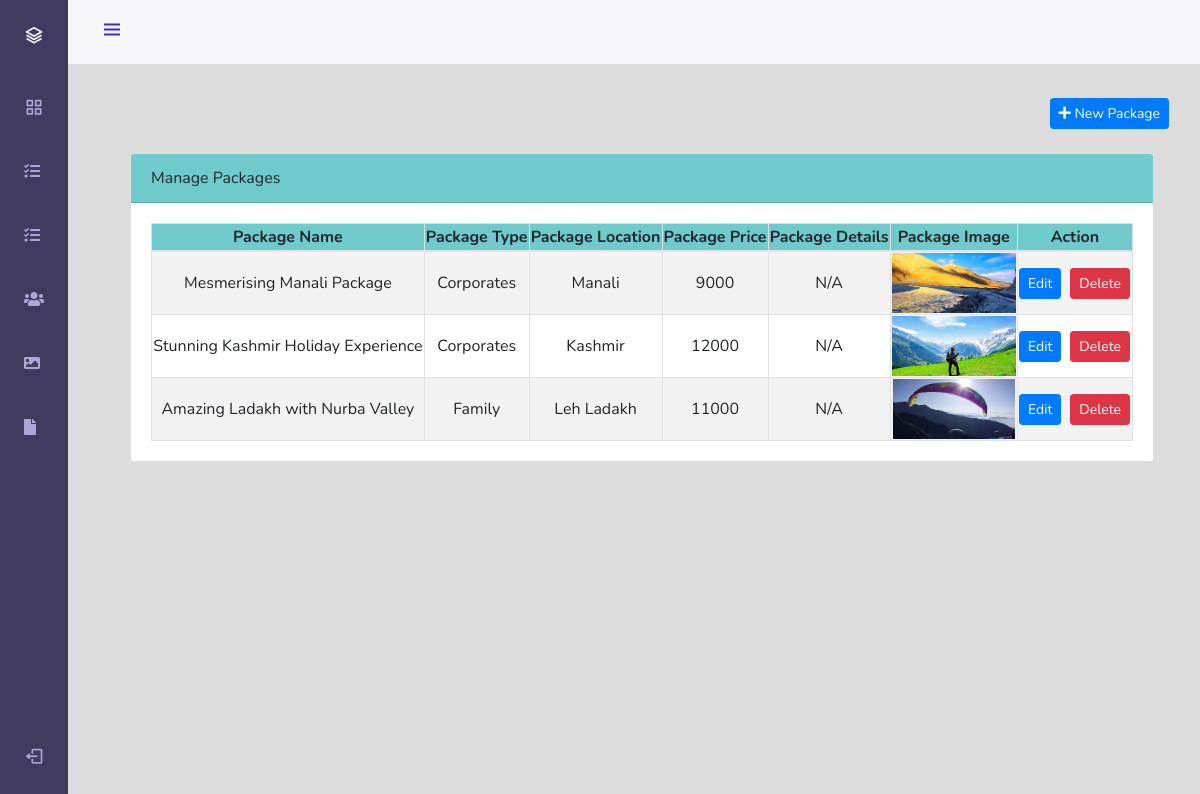
/tourism-management-system/admin/index.php?page=packageManage (signed in), run on the app's committed database.
### tables this page shows
CREATE TABLE `tbl_tourpackage` (
  `id` int(11) NOT NULL,
  `package_name` varchar(255) NOT NULL,
  `package_type` smallint(6) NOT NULL,
  `package_location` varchar(255) NOT NULL,
  `package_price` int(11) NOT NULL,
  `package_details` text NOT NULL,
  `package_image` varchar(255) NOT NULL,
  `created_at` timestamp NOT NULL DEFAULT current_timestamp() ON UPDATE current_timestamp()
);

CREATE TABLE `tbl_packagetype` (
  `id` int(11) NOT NULL,
  `package_type` varchar(255) NOT NULL,
  `created_at` timestamp NOT NULL DEFAULT current_timestamp() ON UPDATE current_timestamp()
);

### tourism-management-system/admin/packageManage.php (the view, shortened to what this page needs)
<div class="container-fluid" style="margin-top:98px">
	<div class="row">
        <div class="col-lg-12">
            <button class="btn btn-primary float-right btn-sm" data-toggle="modal" data-target="#newpackage"><i class="fa fa-plus"></i> New Package</button>
        </div>
	</div>
	    <br>
	<div class="col-lg-12">
        <div class="row">
        <div class="col-md-12">
        <div class="card">
            <div class="card-header" style="background-color: rgb(111 202 203);">
                            Manage Packages
                        </div>
			<div class="card-body">
				<table class="table-striped table-bordered col-md-12 text-center">
                    <thead style="background-color: rgb(111 202 203);">
                        <tr>
                            <th>Package Name</th>
                            <th>Package Type</th>
                            <th>Package Location</th>
                            <th>Package Price</th>
                            <th>Package Details</th>
                            <th>Package Image</th>
                            <th>Action</th>
                        </tr>
                    </thead>
                    <tbody>
                         <?php
                           $sql = "SELECT tbl_tourpackage.*, tbl_packagetype.package_type FROM tbl_tourpackage inner join tbl_packagetype on tbl_tourpackage.package_type=tbl_packagetype.id";
                            $result = mysqli_query($conn, $sql);
                            while($row=mysqli_fetch_assoc($result)) {
                                $id = $row['id'];
                                $package_name = $row['package_name'];
                                $package_type = $row['package_type'];
                                $package_location = $row['package_location'];
                                $package_price = $row['package_price'];
                                $package_details = $row['package_details'];
                                echo '<tr>
                                    <td>' .$package_name. '</td>
                                    <td>' .$package_type. '</td>
                                    <td>' .$package_location. '</td>
                                    <td>' .$package_price. '</td>
                                    <td>' .$package_details. '</td>
                                    <td><img src="uploads/'.$row['package_image'].'" height="60"></td>
                                    <td class="text-center">
                                        <div class="row mx-auto" style="width:112px">
                                            <button class="btn btn-sm btn-primary" data-toggle="modal" data-target="#editpackage'.$id. '" type="button">Edit</button>';
                                                echo '<form action="partials/_packageManage.php" method="POST">
                                                        <button name="removepackage" class="btn btn-sm btn-danger" style="margin-left:9px;">Delete</button>
                                                        <input type="hidden" name="Id" value="'.$id. '">
                                                    </form>';
                                    echo '</div>
                                    </td>
                                </tr>';
                            }
                        ?>
                    </tbody>
		        </table>
			</div>
		</div>
	</div>
</div>
</div>
</div>

### tourism-management-system/admin/index.php (shortened to what this page needs)
<?php
    if(isset($_SESSION['adminloggedin']) && $_SESSION['adminloggedin']==true){
        $adminloggedin= true;
    }
    else{
        $adminloggedin = false;
        $userId = 0;
    }
if($adminloggedin) {
?>
<!doctype html>
<html lang="en">
<head>
    <link rel="stylesheet" href="https://stackpath.bootstrapcdn.com/bootstrap/4.4.1/css/bootstrap.min.css">
    <link rel="stylesheet" href="https://use.fontawesome.com/releases/v5.8.2/css/all.css">
    <link href='https://cdn.jsdelivr.net/npm/boxicons@2.0.5/css/boxicons.min.css' rel='stylesheet'>
    <link rel="stylesheet" href="assets/css/styles.css">
</head>
<body id="body-pd" style="background: #80808045;">
<?php
   require 'partials/_nav.php';
    ?>
<?php $page = isset($_GET['page']) ? $_GET['page'] :'home';
     include $page.'.php'
?>
</body>
</html>
<?php
    }
else
{
 header("location: /tourism-management-system/admin/login.php");
}
?>

### tourism-management-system/admin/partials/_nav.php (shortened to what this page needs)
<header class="header" id="header">
    <div class="header__toggle">
        <i class='bx bx-menu' id="header-toggle"></i>
    </div>
</header>
<div class="l-navbar" id="nav-bar">
    <nav class="nav">
        <div>
            <a href="index.php" class="nav__logo">
                <i class='bx bx-layer nav__logo-icon'></i>
            </a>
            <div class="nav__list">
                <a href="index.php" class="nav__link nav-home">
                  <i class='bx bx-grid-alt nav__icon' ></i>
                </a>
                <a href="index.php?page=packageManage" class="nav__link nav-contactManage">
                  <i class="fa fa-tasks"></i>
                </a>
                <a href="index.php?page=bookingManage" class="nav__link nav-menuManage">
                  <i class='fa fa-tasks' ></i>
                </a>
                <a href="index.php?page=userManage" class="nav__link nav-contactManage">
                  <i class="fa fa-users"></i>
                </a>
                 <a href="index.php?page=galleryManage" class="nav-orderManage nav__link ">
                  <i class='fa fa-image' ></i>
                </a>
               <a href="index.php?page=queryManage" class="nav__link nav-categoryManage">
                  <i class='fa fa-file' ></i>
                </a>
            </div>
        </div>
        <a href="partials/_logout.php" class="nav__link">
          <i class='bx bx-log-out nav__icon' ></i>
        </a>
    </nav>
</div>

### tourism-management-system/admin/assets/css/styles.css (style rules this page uses)
:root { --header-height: 3rem; --nav-width: 68px; --first-color: #4723D9; --first-color-light: #AFA5D9; --white-color: #F7F6FB; --body-font: 'Nunito', sans-serif; --normal-font-size: 1rem; --z-fixed: 100; }
*,::before,::after { box-sizing: border-box; }
body { position: relative; margin: var(--header-height) 0 0 0; padding: 0 1rem; font-family: var(--body-font); font-size: var(--normal-font-size); transition: .5s; }
a { text-decoration: none; }
.header { width: 100%; height: var(--header-height); position: fixed; top: 0; left: 0; display: flex; align-items: center; justify-content: space-between; padding: 0 1rem; background-color: var(--white-color); z-index: var(--z-fixed); transition: .5s; }
.header__toggle { color: var(--first-color); font-size: 1.5rem; cursor: pointer; }
.l-navbar { position: fixed; top: 0; left: -30%; width: var(--nav-width); height: 100vh; background-color: #423b60; padding: .5rem 1rem 0 0; transition: .5s; z-index: var(--z-fixed); }
.nav { height: 100%; display: flex; flex-direction: column; justify-content: space-between; overflow: hidden; }
.nav__logo, .nav__link { display: grid; grid-template-columns: max-content max-content; align-items: center; column-gap: 1rem; padding: .5rem 0 .5rem 1.5rem; }
.nav__logo { margin-bottom: 2rem; }
.nav__logo-icon { font-size: 1.25rem; color: var(--white-color); }
.nav__link { position: relative; color: var(--first-color-light); margin-bottom: 1.5rem; transition: .3s; }
.nav__icon { font-size: 1.25rem; }
@media screen and (min-width: 768px) { body { margin: calc(var(--header-height) + 1rem) 0 0 0; padding-left: calc(var(--nav-width) + 2rem); } }
@media screen and (min-width: 768px) { .header { height: calc(var(--header-height) + 1rem); padding: 0 2rem 0 calc(var(--nav-width) + 2rem); } }
@media screen and (min-width: 768px) { .l-navbar { left: 0; padding: 1rem 1rem 0 0; } }

### data on the page
tbl_tourpackage: package_name "Mesmerising Manali Package", tbl_packagetype.package_type "Corporates", package_location "Manali", package_price "9000", package_details "N/A", package_image (picture)
tbl_tourpackage: package_name "Stunning Kashmir Holiday Experience", tbl_packagetype.package_type "Corporates", package_location "Kashmir", package_price "12000", package_details "N/A", package_image (picture)
tbl_tourpackage: package_name "Amazing Ladakh with Nurba Valley", tbl_packagetype.package_type "Family", package_location "Leh Ladakh", package_price "11000", package_details "N/A", package_image (picture)
